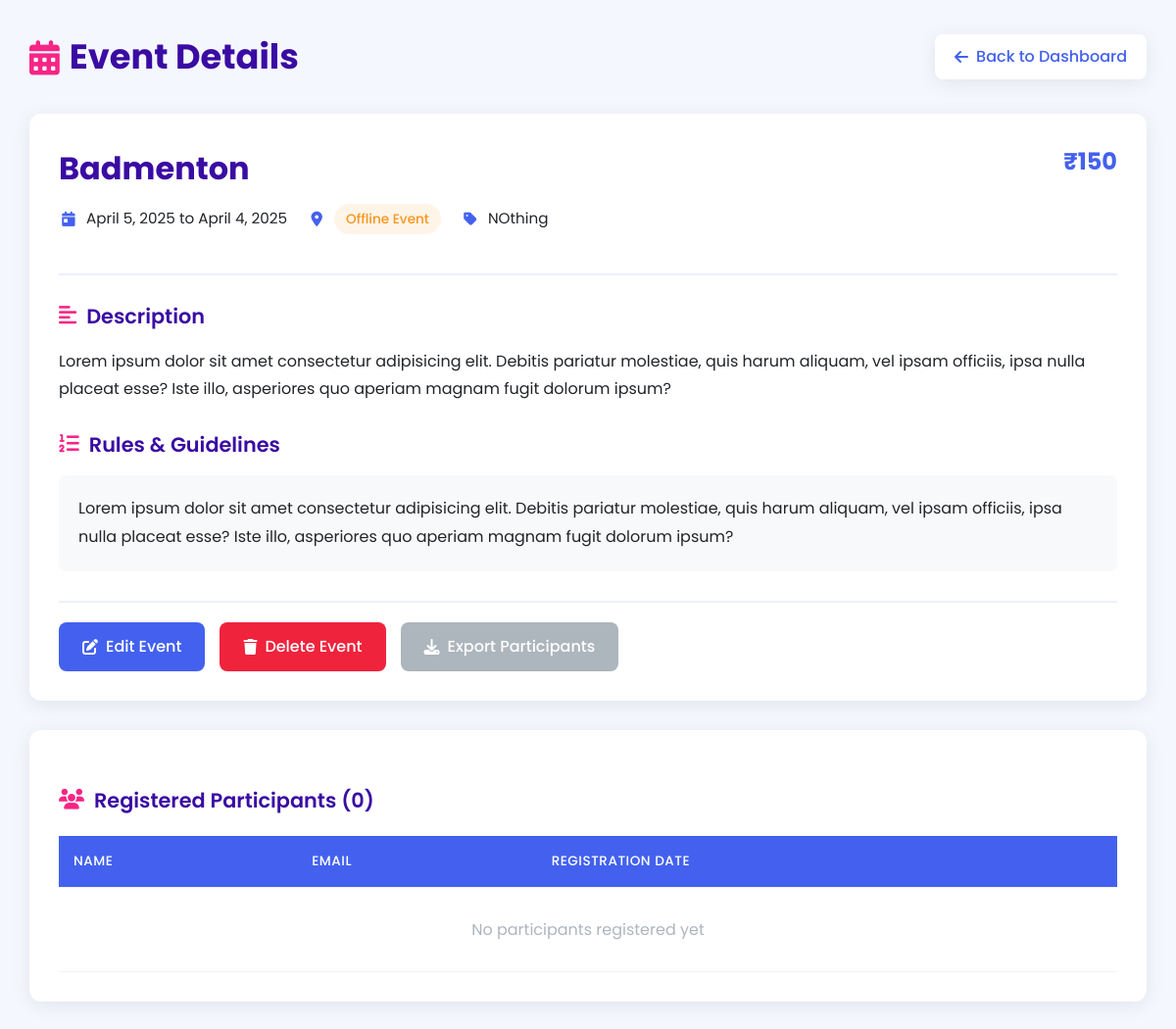
/dashboard/event-details/5 (signed in), run on an earlier commit of the app's database.
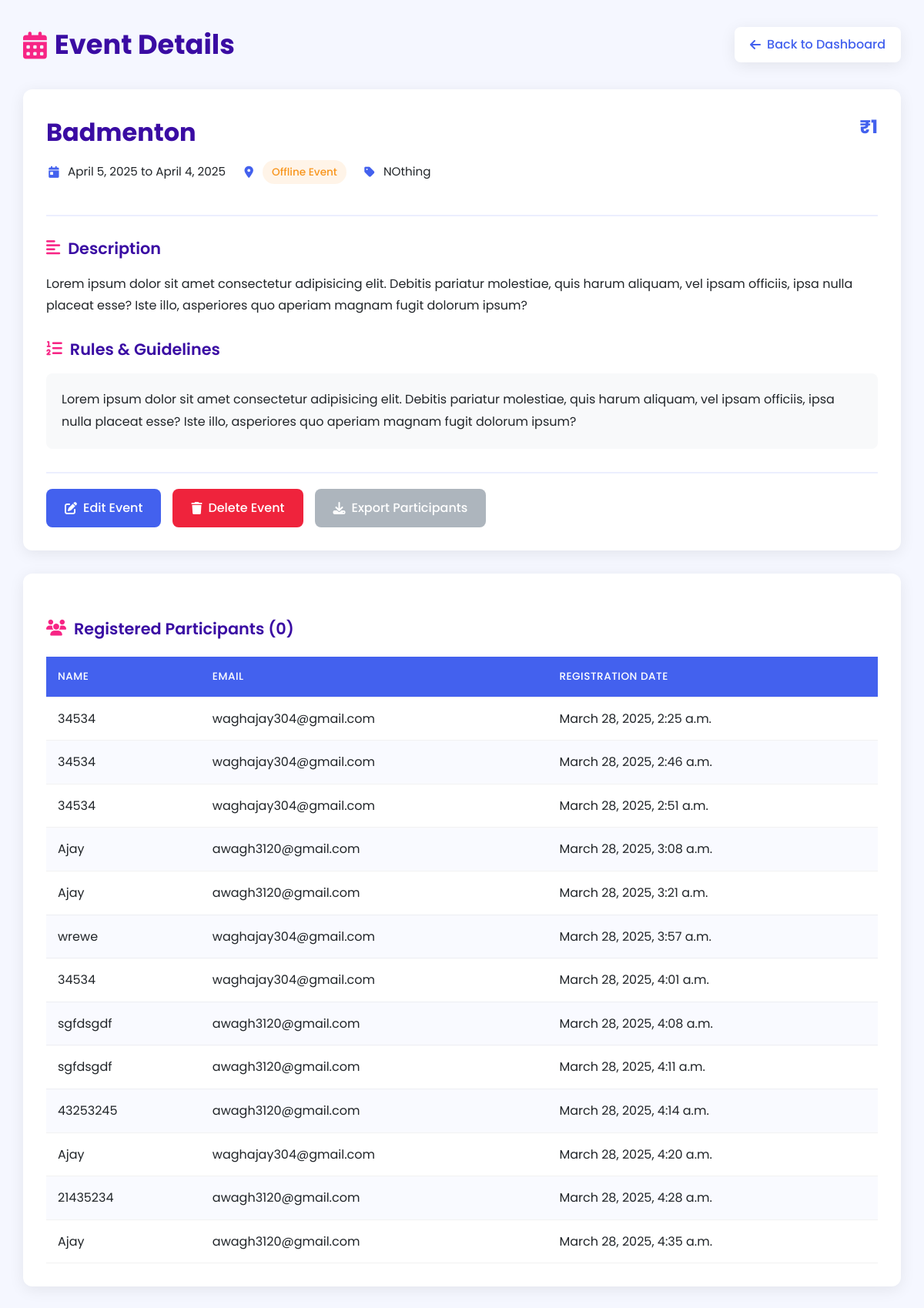
And on a later commit of the database.
### dashboard/models.py (models this page shows, shortened)
class Events(models.Model):
    title = models.CharField(max_length=200)
    content = models.TextField(null=True,blank=True)
    rules = models.TextField(null=True,blank=True)
    event_date =  models.DateField(null=True,blank=True)
    from_date = models.DateField(null=True,blank=True)
    to_date = models.DateField(null=True,blank=True)
    tags = models.CharField(max_length=200,null=True,blank=True)
    price = models.IntegerField(null=True,blank=True)
    mode = models.CharField(max_length=200,null=True,blank=True)
    poster_url = models.URLField(max_length=500,null=True,blank=True)
    whatsapp_group_url = models.URLField(max_length=500,null=True,blank=True)

class Entries(models.Model):
    event = models.ForeignKey(Events, on_delete=models.CASCADE)
    customer_id = models.IntegerField(null=True, blank=True)
    team_name = models.CharField(max_length=200)
    members = models.TextField(null=True,blank=True)
    Mobile = models.IntegerField()
    email = models.EmailField()
    registration_date = models.DateTimeField(default=now)
    payment_status = models.BooleanField(default=False,null=True,blank=True)

### dashboard/views.py (the view)
# urls.py: path('event-details/<int:id>',eventDetails, name='event-detail-dashboard'),
@login_required(login_url="admin-login")
def eventDetails(request,id):
    event = Events.objects.get(id=id)
    entries_obj = Entries.objects.filter(event=event)
    return render(request,"dashboard/event_details.html",{"event":event,"entries_obj":entries_obj})

### templates/dashboard/event_details.html (shortened to what this page needs)
<!DOCTYPE html>
<html lang="en">
<head>
    <link rel="stylesheet" href="https://cdnjs.cloudflare.com/ajax/libs/font-awesome/6.4.0/css/all.min.css">
</head>
<body>
    <div class="container">
        <div class="header">
            <h1><i class="fas fa-calendar-alt"></i> Event Details</h1>
            <a href="/dashboard" class="back-btn">
                <i class="fas fa-arrow-left"></i> Back to Dashboard
            </a>
        </div>
        <div class="event-details-card">
            <div class="event-header">
                <div>
                    <h2 class="event-title">{{ event.title }}</h2>
                    <div class="event-meta">
                        <div class="meta-item">
                            <i class="fas fa-calendar-day"></i>
                            <span>{{ event.from_date }} to {{ event.to_date }}</span>
                        </div>
                        <div class="meta-item">
                            <i class="fas fa-map-marker-alt"></i>
                            <span class="event-mode {% if event.mode == 'Online' %}mode-online{% else %}mode-offline{% endif %}">
                                {{ event.mode }} Event
                            </span>
                        </div>
                        <div class="meta-item">
                            <i class="fas fa-tag"></i>
                            <span>{{ event.tags }}</span>
                        </div>
                    </div>
                </div>
                <div class="event-price">₹{{ event.price }}</div>
            </div>
            <h3 class="section-title"><i class="fas fa-align-left"></i> Description</h3>
            <div class="event-content">
                {{ event.content }}
            </div>
            <h3 class="section-title"><i class="fas fa-list-ol"></i> Rules & Guidelines</h3>
            <div class="event-rules">
                {{ event.rules|linebreaks }}
            </div>
            <div class="action-btns">
                <a href="/dashboard/edit-event/{{ event.id }}" class="btn btn-primary">
                    <i class="fas fa-edit"></i> Edit Event
                </a>
                <a href="/dashboard/delete-event/{{ event.id }}" class="btn btn-danger" onclick="confirmDelete('{{ event.id }}')">
                    <i class="fas fa-trash"></i> Delete Event
                </a>
                <a href="#" class="btn btn-secondary">
                    <i class="fas fa-download"></i> Export Participants
                </a>
            </div>
        </div>
        <div class="participants-section">
            <h3 class="section-title"><i class="fas fa-users"></i> Registered Participants ({{ participants|length }})</h3>
            <div class="table-responsive">
                <table class="participants-table">
                    <thead>
                        <tr>
                            <th>Name</th>
                            <th>Email</th>
                            <th>Registration Date</th>
                        </tr>
                    </thead>
                    <tbody>
                        {% for entries in entries_obj %}
                        <tr>
                            <td>{{ entries.team_name }}</td>
                            <td>{{ entries.email }}</td>
                            <td>{{ entries.registration_date }}</td>
                        </tr>
                        {% empty %}
                        <tr>
                            <td colspan="5" style="text-align: center; padding: 30px; color: var(--gray-color);">
                                No participants registered yet
                            </td>
                        </tr>
                        {% endfor %}
                    </tbody>
                </table>
            </div>
        </div>
    </div>
</body>
</html>

What changed in the data, as far as the page shows it:
changed Events "Badmenton": price "150" → "1"
added Entries: team_name "34534", email "waghajay304@gmail.com", registration_date "March 28, 2025, 2:25 a.m."
added Entries: team_name "34534", email "waghajay304@gmail.com", registration_date "March 28, 2025, 2:46 a.m."
added Entries: team_name "34534", email "waghajay304@gmail.com", registration_date "March 28, 2025, 2:51 a.m."
added Entries: team_name "Ajay", email "awagh3120@gmail.com", registration_date "March 28, 2025, 3:08 a.m."
added Entries: team_name "Ajay", email "awagh3120@gmail.com", registration_date "March 28, 2025, 3:21 a.m."
added Entries: team_name "wrewe", email "waghajay304@gmail.com", registration_date "March 28, 2025, 3:57 a.m."
added Entries: team_name "34534", email "waghajay304@gmail.com", registration_date "March 28, 2025, 4:01 a.m."
added Entries: team_name "sgfdsgdf", email "awagh3120@gmail.com", registration_date "March 28, 2025, 4:08 a.m."
added Entries: team_name "sgfdsgdf", email "awagh3120@gmail.com", registration_date "March 28, 2025, 4:11 a.m."
added Entries: team_name "43253245", email "awagh3120@gmail.com", registration_date "March 28, 2025, 4:14 a.m."
added Entries: team_name "Ajay", email "waghajay304@gmail.com", registration_date "March 28, 2025, 4:20 a.m."
added Entries: team_name "21435234", email "awagh3120@gmail.com", registration_date "March 28, 2025, 4:28 a.m."
added Entries: team_name "Ajay", email "awagh3120@gmail.com", registration_date "March 28, 2025, 4:35 a.m."
Also different on the page:
text no longer shown: "No participants registered yet"
